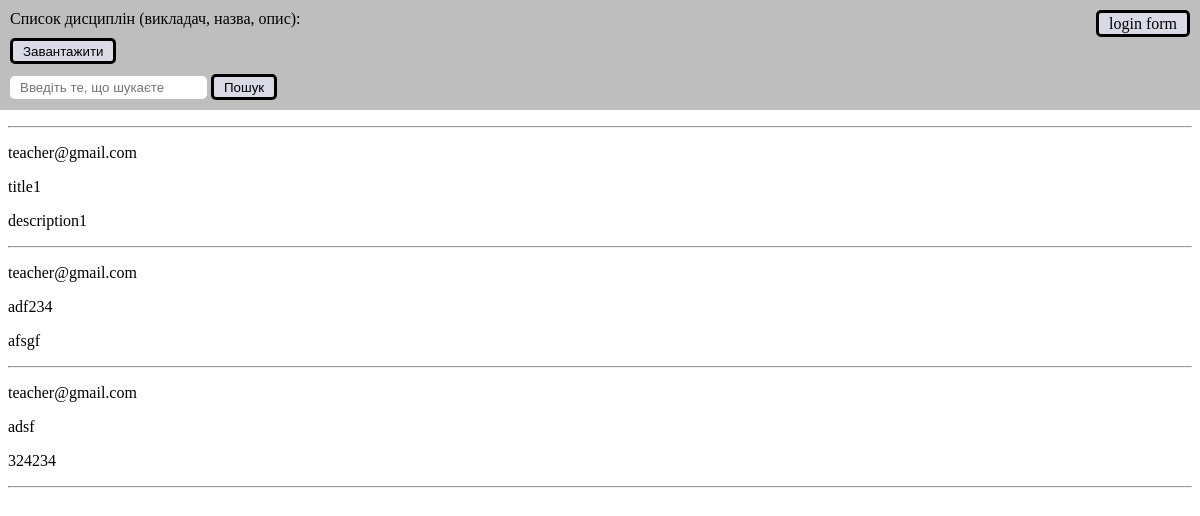
The app's page /, older data.
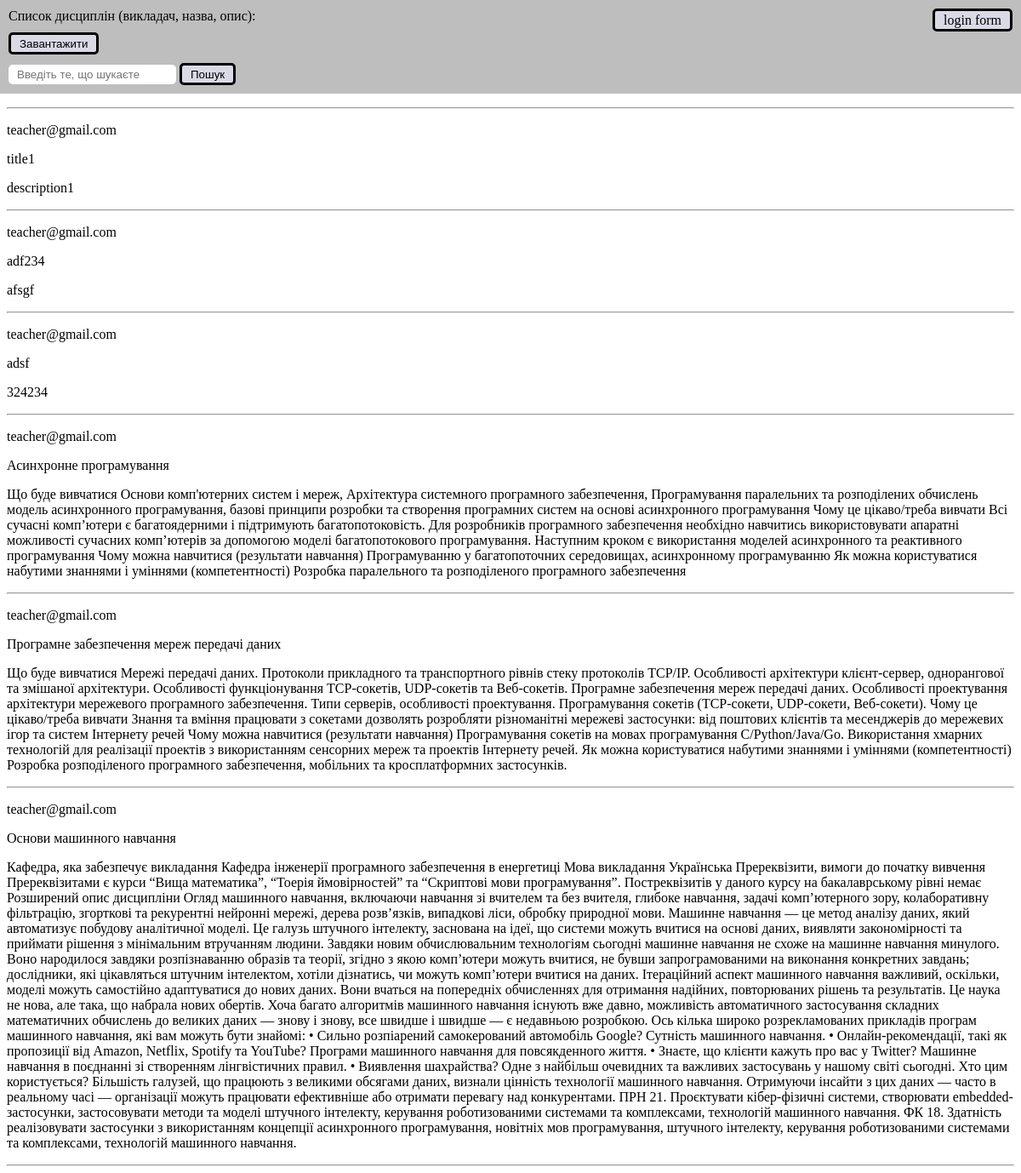
The same page, newer data.
### main/models.py (models this page shows, shortened)
class Discipline(models.Model):
    title = models.CharField(max_length=255)
    description = models.CharField(max_length=500)
    created_date = models.DateTimeField(auto_now_add=True)
    teacher = models.ForeignKey(Teacher, on_delete=models.CASCADE)
    is_approved = models.BooleanField(default=False)
    admin = models.ForeignKey(User, on_delete=models.CASCADE)

class Teacher(models.Model):
    email = models.CharField(max_length=255, unique=True)
    password = models.CharField(max_length=128)
    def __str__(self):
        return self.email

### main/views.py (the view)
# urls.py: path("", views.index, name="index"),
@csrf_exempt
def index(request):
    disciplines = Discipline.objects.filter(is_approved=True)
    if request.method == "POST":
        return download(disciplines)
    return render(request, "index.html", {"disciplines": disciplines})

### main/templates/index.html (shortened to what this page needs)
{% extends 'base.html' %}
{% load static %}
{% block style %}
    <link rel="stylesheet" href="{% static 'css/index.css' %}">
{% endblock %}
{% block content %}
    <header>
        <div>
            <p class="text_discipline">Список дисциплін (викладач, назва, опис):</p>
            <form method="POST">
                <button type="submit" class="download">Завантажити</button>
            </form>
            <input type="text" id="input_search" placeholder="Введіть те, що шукаєте">
            <button id="search">Пошук</button>
        </div>
        <div class="login">
             <a href="{% url 'login' %}">login form</a>
        </div>
    </header>
    <hr>
    <div id="disciplines_container">
        {% if disciplines %}
            {% for discipline in disciplines %}
                <div>
                    <p>{{ discipline.teacher }}</p>
                    <p>{{ discipline.title }}</p>
                    <p>{{ discipline.description }}</p>
                </div>
                <hr>
            {% endfor %}
        {% endif %}
    </div>
{% endblock %}

### main/templates/base.html (shortened to what this page needs)
{% load static %}
<!DOCTYPE html>
<html lang="en">
<head>
    {% block style %}{% endblock %}
</head>
<body>
    {% block content %}
    {% endblock %}
</body>
</html>

### main/static/css/index.css (style rules this page uses)
body { padding-top: 110px; }
header { display: flex; flex-direction: row; justify-content: space-between; padding: 10px; position: fixed; top: 0; left: 0; background-color: rgba(190, 190, 190, 1); width: 100%; }
button, a { border: solid; background-color: rgb(218, 218, 231); padding: 1px 10px; border-radius: 5px; margin-right: 10px; color: black; height: 26px; text-decoration: none; }
a { padding: 2px 10px; }
#input_search { padding: 4px 10px; border: none; border-radius: 5px; }
header p { padding: 0; margin: 10px 0; }
.login { margin-right: 10px; margin-top: 5px; }
.download { margin-bottom: 10px; }
.text_discipline { margin: 0 0 10px 0; }

Row changes from the older to the newer data that the page shows:
added Discipline: teacher "teacher@gmail.com", title "Асинхронне програмування", description "Що буде вивчатися Основи комп'ютерних систем і мереж, Архітектура системного програмного забезпечення, Програмування паралельних та розподілених обчислень модель асинхронного програмування, базові принципи розробки та створення програмних систем на основі асинхронного програмування Чому це цікаво/треба вивчати Всі сучасні комп’ютери є багатоядерними і підтримують багатопотоковість. Для розробників програмного забезпечення необхідно навчитись використовувати апаратні можливості сучасних комп’ютерів за допомогою моделі багатопотокового програмування. Наступним кроком є використання моделей асинхронного та реактивного програмування Чому можна навчитися (результати навчання) Програмуванню у…"
added Discipline: teacher "teacher@gmail.com", title "Програмне забезпечення мереж передачі даних", description "Що буде вивчатися Мережі передачі даних. Протоколи прикладного та транспортного рівнів стеку протоколів TCP/IP. Особливості архітектури клієнт-сервер, однорангової та змішаної архітектури. Особливості функціонування TCP-сокетів, UDP-сокетів та Веб-сокетів. Програмне забезпечення мереж передачі даних. Особливості проектування архітектури мережевого програмного забезпечення. Типи серверів, особливості проектування. Програмування сокетів (TCP-сокети, UDP-сокети, Веб-сокети). Чому це цікаво/треба вивчати Знання та вміння працювати з сокетами дозволять розробляти різноманітні мережеві застосунки: від поштових клієнтів та месенджерів до мережевих ігор та систем Інтернету речей Чому можна…"
added Discipline: teacher "teacher@gmail.com", title "Основи машинного навчання", description "Кафедра, яка забезпечує викладання Кафедра інженерії програмного забезпечення в енергетиці Мова викладання Українська Пререквізити, вимоги до початку вивчення Пререквізитами є курси “Вища математика”, “Тоерія ймовірностей” та “Скриптові мови програмування”. Постреквізитів у даного курсу на бакалаврському рівні немає Розширений опис дисципліни Огляд машинного навчання, включаючи навчання зі вчителем та без вчителя, глибоке навчання, задачі комп’ютерного зору, колаборативну фільтрацію, згорткові та рекурентні нейронні мережі, дерева розв’язків, випадкові ліси, обробку природної мови. Машинне навчання — це метод аналізу даних, який автоматизує побудову аналітичної моделі. Це галузь штучного…"
